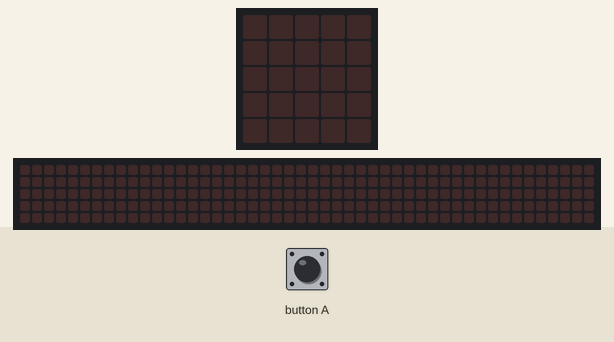
Simulated run of this program. Board: BBC micro:bit running MicroPython. On the bench: the board's 5×5 LED display, a strip that is not on the board, showing the scrolling text unrolled. Inputs (shaded band) come from the test bench. Random numbers come from a fixed seed; the interpreter's speed is modelled, so counts of loop turns are approximate; the 48×5 strip is a reading aid, not a part: it shows the text the display is scrolling, unrolled, one strip-width of it at a time.

Above: at 1.2 s.
1.3 s: button A pressed for 0.15 s
At 1.37 s:
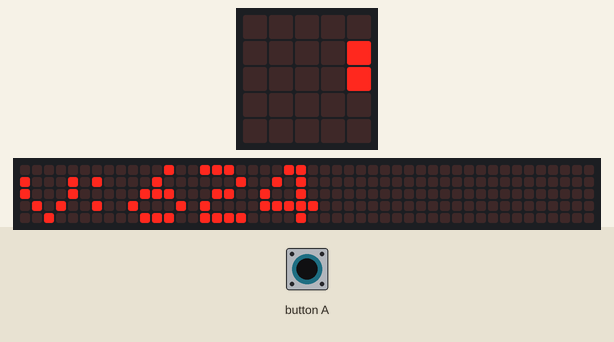
At 5.87 s:
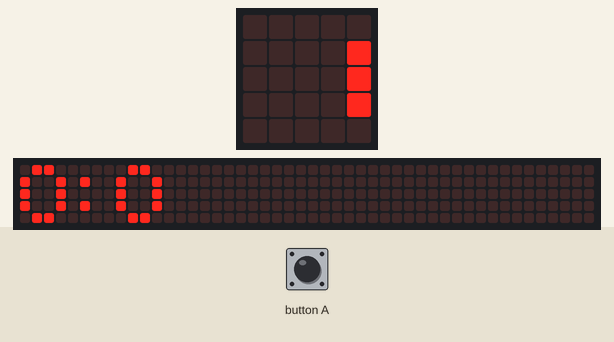

The program:

binomial-verteilte-zahlen.py
```python
from microbit import *
import random

zufallsZahl = 0
istTreffer = False
anzahlTreffer = 0
anzahlWuerfe = 0
anzahlVersuche = 0
verteilung = [0] * 17

def blinkLED(ms):
    display.set_pixel(2, 2, 5)
    sleep(ms / 2)
    display.set_pixel(2, 2, 0)
    sleep(ms / 2)

while True:
	# Wuerfeln bis Treffer
    while anzahlWuerfe < len(verteilung) - 1:
        zufallsZahl = random.randint(1, 6)
        anzahlWuerfe = anzahlWuerfe + 1
        istTreffer = zufallsZahl % 2 == 0
        if istTreffer:
            anzahlTreffer = anzahlTreffer + 1

    anzahlVersuche = anzahlVersuche + 1
    if anzahlVersuche % 100 == 0:
        blinkLED(50) # ein Lebenszeichen

	# Versuch in die Verteilung einpflegen
    verteilung[anzahlTreffer] = verteilung[anzahlTreffer] + 1
    #display.scroll(str(anzahlTreffer) + ":" + str(verteilung[anzahlTreffer]))

    # Ausgabe Anzahl Versuche und Verteilung
    if button_a.is_pressed() or anzahlVersuche % 1000 == 0:
        display.scroll("v:" + str(anzahlVersuche))
        for index in range(0, len(verteilung)):
            display.scroll(str(index) + ":" + str(verteilung[index]))

	# Reset für den naechsten Versuch
    anzahlWuerfe = 0
    istTreffer = False
    anzahlTreffer = 0
```
